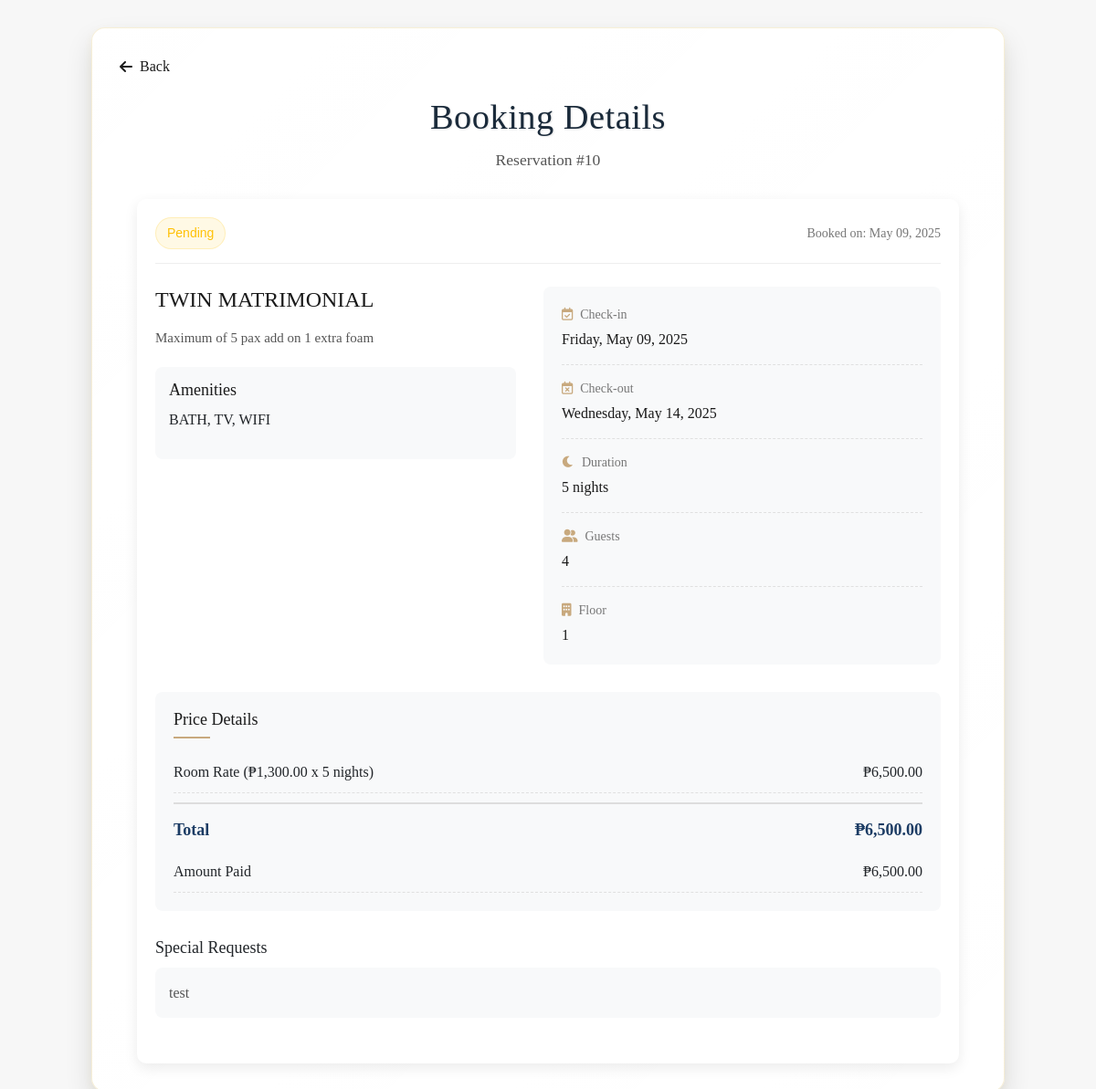
The page /landing_page/pages/booking_details.php?id=10 (signed in) on the database its author committed.
### tables this page shows
CREATE TABLE IF NOT EXISTS `bookings` (
  `booking_id` int NOT NULL AUTO_INCREMENT,
  `user_id` int NOT NULL,
  `room_id` int NOT NULL,
  `check_in_date` date NOT NULL,
  `check_out_date` date NOT NULL,
  `booking_date` timestamp NULL DEFAULT CURRENT_TIMESTAMP,
  `guests_count` int NOT NULL,
  `is_discount` tinyint(1) NOT NULL DEFAULT '0',
  `total_price` decimal(10,2) NOT NULL,
  `special_requests` text,
  `booking_status` enum('pending','confirmed','checked_in','checked_out','cancelled') DEFAULT 'pending',
  `payment_status` set('pending','paid','partial') DEFAULT 'pending',
  `is_feedback` tinyint(1) DEFAULT '0',
  `booking_source` varchar(50) DEFAULT 'website',
  PRIMARY KEY (`booking_id`),
  KEY `user_id` (`user_id`),
  KEY `room_id` (`room_id`)
);

CREATE TABLE IF NOT EXISTS `room_types` (
  `room_type_id` int NOT NULL AUTO_INCREMENT,
  `type_name` varchar(50) NOT NULL,
  `description` text,
  `floor_type` int NOT NULL,
  `base_price` decimal(10,2) NOT NULL,
  `capacity` int NOT NULL,
  `amenities` text,
  `image_path` text,
  PRIMARY KEY (`room_type_id`)
);

### landing_page/pages/booking_details.php (the view, shortened to what this page needs)
<?php
require_once '../../config/db.php';
$user_id = isset($_SESSION['user_id']) ? $_SESSION['user_id'] : null;
$booking_id = $_GET['id'];
$stmt = $conn->prepare("SELECT b.*,
                              r.type_name, r.description, r.base_price, r.capacity, r.amenities,
                              u.username, u.email, u.phone_number,
                              rm.room_number, r.floor_type,
                              COALESCE(SUM(t.amount), 0) AS paid_amount
                       FROM bookings b
                       JOIN rooms rm ON b.room_id = rm.room_id
                       JOIN room_types r ON rm.room_type_id = r.room_type_id
                       JOIN users u ON b.user_id = u.user_id
                       LEFT JOIN transactions t ON b.booking_id = t.booking_id
                       WHERE b.booking_id = ? AND b.user_id = ?
                       GROUP BY b.booking_id");
$stmt->bind_param("ii", $booking_id, $user_id);
$stmt->execute();
$result = $stmt->get_result();
$booking = $result->fetch_assoc();
$check_in = new DateTime($booking['check_in_date']);
$check_out = new DateTime($booking['check_out_date']);
$nights = $check_in->diff($check_out)->days;
$paid_amount = floatval($booking['paid_amount']);
?>
<!DOCTYPE html>
<html lang="en">
<link rel="stylesheet" href="../css/booking.css">
<?php include_once '../includes/head.php'; ?>
<body>
    <div class="booking-container">
        <div class="back-button" style="margin-bottom: 20px;">
            <a href="javascript:history.back()"
                style="text-decoration: none; color: var(--dark-text); display: flex; align-items: center; width: fit-content;">
                <i class="fas fa-arrow-left" style="margin-right: 8px;"></i>
                Back
            </a>
        </div>
        <div class="booking-header">
            <h1>Booking Details</h1>
            <p>Reservation #<?php echo $booking_id; ?></p>
        </div>
        <div class="booking-details-container">
            <div class="booking-status-bar">
                <div class="status-badge <?php echo strtolower($booking['booking_status']); ?>">
                    <?php echo ucfirst($booking['booking_status']); ?>
                </div>
                <div class="booking-date">
                    Booked on: <?php echo date('F d, Y', strtotime($booking['booking_date'])); ?>
                </div>
            </div>
            <div class="booking-info-card">
                <div class="room-info">
                    <h2><?php echo htmlspecialchars($booking['type_name']); ?></h2>
                    <p class="room-description"><?php echo htmlspecialchars($booking['description']); ?></p>
                    <div class="amenities">
                        <h3>Amenities</h3>
                        <p><?php echo htmlspecialchars($booking['amenities']); ?></p>
                    </div>
                </div>
                <div class="reservation-details">
                    <div class="detail-item">
                        <div class="detail-label"><i class="far fa-calendar-check"></i> Check-in</div>
                        <div class="detail-value"><?php echo date('l, F d, Y', strtotime($booking['check_in_date'])); ?>
                        </div>
                    </div>
                    <div class="detail-item">
                        <div class="detail-label"><i class="far fa-calendar-times"></i> Check-out</div>
                        <div class="detail-value">
                            <?php echo date('l, F d, Y', strtotime($booking['check_out_date'])); ?>
                        </div>
                    </div>
                    <div class="detail-item">
                        <div class="detail-label"><i class="fas fa-moon"></i> Duration</div>
                        <div class="detail-value"><?php echo $nights; ?> night<?php echo $nights > 1 ? 's' : ''; ?>
                        </div>
                    </div>
                    <div class="detail-item">
                        <div class="detail-label"><i class="fas fa-user-friends"></i> Guests</div>
                        <div class="detail-value"><?php echo $booking['guests_count']; ?></div>
                    </div>
                    <div class="detail-item">
                        <div class="detail-label"><i class="fas fa-building"></i> Floor</div>
                        <div class="detail-value"><?php echo $booking['floor_type']; ?></div>
                    </div>
                </div>
            </div>
            <div class="pricing-summary">
                <h3>Price Details</h3>
                <div class="price-row">
                    <span>Room Rate (₱<?php echo number_format($booking['base_price'], 2); ?> x <?php echo $nights; ?>
                        nights)</span>
                    <span>₱<?php echo number_format($booking['base_price'] * $nights, 2); ?></span>
                </div>
                <div class="price-row total">
                    <span>Total</span>
                    <span>₱<?php echo number_format($booking['total_price'], 2); ?></span>
                </div>
                <?php if ($paid_amount > 0): ?>
                    <div class="price-row">
                        <span>Amount Paid</span>
                        <span>₱<?php echo number_format($paid_amount, 2); ?></span>
                    </div>
                <?php endif; ?>
            </div>
            <?php if (!empty($booking['special_requests'])): ?>
                <div class="special-requests-section">
                    <h3>Special Requests</h3>
                    <p><?php echo htmlspecialchars($booking['special_requests']); ?></p>
                </div>
            <?php endif; ?>
        </div>
    </div>
</body>
</html>

### landing_page/css/booking.css (style rules this page uses)
.booking-container { max-width: 1000px; margin: 30px auto; padding: 30px; background: linear-gradient( 135deg, rgba(255, 255, 255, 0.98), rgba(255, 255, 255, 0.95) ); border-radius: 15px; box-shadow: 0 15px 30px rgba(0, 0, 0, 0.12), 0 4px 10px rgba(212, 175, 55, 0.08); font-family: "Montserrat", sans-serif; position: relative; border: 1px solid rgba(212, 175, 55, 0.2); }
.booking-header { text-align: center; margin-bottom: 25px; }
.booking-header h1 { font-family: "Playfair Display", serif; font-size: 2.4em; color: #1a2a3a; margin-bottom: 12px; text-shadow: 1px 1px 2px rgba(0, 0, 0, 0.1); letter-spacing: 0.5px; }
.booking-header p { color: #555; font-size: 1.1em; font-weight: 300; line-height: 1.4; }
.booking-details-container { max-width: 900px; margin: 0 auto; padding: 20px; background-color: white; border-radius: 10px; box-shadow: 0 5px 15px rgba(0, 0, 0, 0.08); margin-top: 30px; }
.booking-status-bar { display: flex; justify-content: space-between; align-items: center; margin-bottom: 25px; padding-bottom: 15px; border-bottom: 1px solid #eee; }
.status-badge { display: inline-block; padding: 6px 12px; border-radius: 20px; font-size: 14px; font-weight: 500; font-family: "Montserrat", sans-serif; }
.status-badge.pending { background-color: rgba(255, 193, 7, 0.1); color: #ffc107; border: 1px solid rgba(255, 193, 7, 0.2); }
.booking-date { font-size: 14px; color: #777; }
.booking-info-card { display: flex; flex-direction: column; gap: 30px; margin-bottom: 30px; }
@media (min-width: 768px) { .booking-info-card { flex-direction: row; } }
.room-info { flex: 1; }
.room-info h2 { font-size: 24px; margin-bottom: 15px; color: var(--dark-text); }
.room-description { font-size: 15px; line-height: 1.6; color: #555; margin-bottom: 20px; }
.amenities { background-color: #f8f9fa; padding: 15px; border-radius: 8px; }
.amenities h3 { font-size: 18px; margin-bottom: 10px; color: var(--dark-text); }
.reservation-details { flex: 1; background-color: #f8f9fa; padding: 20px; border-radius: 8px; }
.detail-item { margin-bottom: 15px; padding-bottom: 15px; border-bottom: 1px dashed #e0e0e0; }
.detail-item:last-child { margin-bottom: 0; padding-bottom: 0; border-bottom: none; }
.detail-label { font-size: 14px; color: #777; margin-bottom: 5px; display: flex; align-items: center; }
.detail-label i { margin-right: 8px; color: var(--primary-color); }
.detail-value { font-size: 16px; font-weight: 500; color: var(--dark-text); }
.pricing-summary { background-color: #f8f9fa; padding: 20px; border-radius: 8px; margin-bottom: 30px; }
.pricing-summary h3 { font-size: 18px; margin-bottom: 15px; color: var(--dark-text); position: relative; padding-bottom: 10px; }
.pricing-summary h3::after { content: ''; position: absolute; bottom: 0; left: 0; width: 40px; height: 2px; background-color: var(--primary-color); }
.price-row { display: flex; justify-content: space-between; padding: 10px 0; border-bottom: 1px dashed #e0e0e0; }
.price-row.total { border-top: 2px solid #ddd; border-bottom: none; margin-top: 10px; padding-top: 15px; font-weight: 700; font-size: 18px; color: var(--secondary-color); }
.special-requests-section { margin-bottom: 30px; }
.special-requests-section h3 { font-size: 18px; margin-bottom: 10px; }
.special-requests-section p { background-color: #f8f9fa; padding: 15px; border-radius: 8px; color: #555; line-height: 1.6; }

### landing_page/css/style.css (style rules this page uses)
:root { --primary-color: #c8a97e; --secondary-color: #1c3c64; --accent-color: #9c7a48; --dark-text: #1a1a1a; --light-text: #707070; --light-bg: #f7f7f7; --white: #ffffff; --shadow: 0 10px 30px rgba(0, 0, 0, 0.08); --luxury-gradient: linear-gradient( 135deg, var(--primary-color) 0%, var(--accent-color) 100% ); }
* { margin: 0; padding: 0; box-sizing: border-box; font-family: "Playfair Display", serif; }
body { background-color: var(--light-bg) !important; color: var(--dark-text); overflow-x: hidden; font-size: 14px; }

### rows shown on the page
bookings: booking_status "Pending", booking_date "May 09, 2025", room_types.type_name "TWIN MATRIMONIAL", room_types.description "Maximum of 5 pax add on 1 extra foam", room_types.amenities "BATH, TV, WIFI", check_in_date "Friday, May 09, 2025", check_out_date "Wednesday, May 14, 2025", room_types.capacity "5", guests_count "4", room_types.floor_type "1", room_types.base_price "1,300.00", $booking['base_price'] * $nights "6,500.00", total_price "6,500.00", special_requests "test"

### other values the page prints
$booking_id "10"
$paid_amount "6,500.00"
